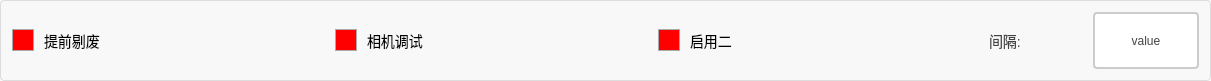
  <widget class="QGroupBox" name="groupBox_9">
   <property name="geometry">
    <rect>
     <x>30</x>
     <y>80</y>
     <width>1211</width>
     <height>81</height>
    </rect>
   </property>
   <property name="styleSheet">
    <string notr="true">QGroupBox {
    border: 1px solid #DDD;
    border-radius: 4px;
    font: bold 14px;
    color: #666;
    background-color: #F8F8F8;
}

QGroupBox::title {
    subcontrol-origin: margin;
    subcontrol-position: top left;
    left: 10px;
    padding: 0 5px;
}</string>
   </property>
   <property name="title">
    <string/>
   </property>
   <layout class="QHBoxLayout" name="horizontalLayout_6">
    <item>
     <layout class="QHBoxLayout" name="horizontalLayout_4" stretch="3,3,3,1,1">
      <item>
       <widget class="QCheckBox" name="ckb_tiqiantifei">
        <property name="styleSheet">
         <string notr="true">QCheckBox {
    /* 默认样式 */
    spacing: 10px; /* 文字和框框之间的间距 */
    font-size: 14px; /* 字体大小 */
}

QCheckBox::indicator {
    /* 按钮的大小 */
    width: 20px;
    height: 20px;
}

QCheckBox::indicator:unchecked {
    /* 未选中状态的样式 */
    background-color:rgb(255, 0, 0); /* 背景颜色 */
    border: 1px solid darkgray; /* 边框颜色 */
}

QCheckBox::indicator:unchecked:hover {
    /* 未选中状态鼠标悬停时的样式 */
    background-color: gray; /* 背景颜色 */
}

QCheckBox::indicator:checked {
    /* 选中状态的样式 */
    background-color: rgb(0, 255, 0); /* 背景颜色 */
    border: 1px solid darkred; /* 边框颜色 */
}

QCheckBox::indicator:checked:hover {
    /* 选中状态鼠标悬停时的样式 */
    background-color: darkred; /* 背景颜色 */
}</string>
        </property>
        <property name="text">
         <string>提前剔废</string>
        </property>
       </widget>
      </item>
      <item>
       <widget class="QCheckBox" name="ckb_xiangjitiaoshi">
        <property name="styleSheet">
         <string notr="true">QCheckBox {
    /* 默认样式 */
    spacing: 10px; /* 文字和框框之间的间距 */
    font-size: 14px; /* 字体大小 */
}

QCheckBox::indicator {
    /* 按钮的大小 */
    width: 20px;
    height: 20px;
}

QCheckBox::indicator:unchecked {
    /* 未选中状态的样式 */
    background-color:rgb(255, 0, 0); /* 背景颜色 */
    border: 1px solid darkgray; /* 边框颜色 */
}

QCheckBox::indicator:unchecked:hover {
    /* 未选中状态鼠标悬停时的样式 */
    background-color: gray; /* 背景颜色 */
}

QCheckBox::indicator:checked {
    /* 选中状态的样式 */
    background-color: rgb(0, 255, 0); /* 背景颜色 */
    border: 1px solid darkred; /* 边框颜色 */
}

QCheckBox::indicator:checked:hover {
    /* 选中状态鼠标悬停时的样式 */
    background-color: darkred; /* 背景颜色 */
}</string>
        </property>
        <property name="text">
         <string>相机调试</string>
        </property>
       </widget>
      </item>
      <item>
       <widget class="QCheckBox" name="ckb_qiyonger">
        <property name="styleSheet">
         <string notr="true">QCheckBox {
    /* 默认样式 */
    spacing: 10px; /* 文字和框框之间的间距 */
    font-size: 14px; /* 字体大小 */
}

QCheckBox::indicator {
    /* 按钮的大小 */
    width: 20px;
    height: 20px;
}

QCheckBox::indicator:unchecked {
    /* 未选中状态的样式 */
    background-color:rgb(255, 0, 0); /* 背景颜色 */
    border: 1px solid darkgray; /* 边框颜色 */
}

QCheckBox::indicator:unchecked:hover {
    /* 未选中状态鼠标悬停时的样式 */
    background-color: gray; /* 背景颜色 */
}

QCheckBox::indicator:checked {
    /* 选中状态的样式 */
    background-color: rgb(0, 255, 0); /* 背景颜色 */
    border: 1px solid darkred; /* 边框颜色 */
}

QCheckBox::indicator:checked:hover {
    /* 选中状态鼠标悬停时的样式 */
    background-color: darkred; /* 背景颜色 */
}</string>
        </property>
        <property name="text">
         <string>启用二</string>
        </property>
       </widget>
      </item>
      <item>
       <widget class="QLabel" name="label_49">
        <property name="styleSheet">
         <string notr="true">/* 基础标签样式 */
QLabel {
    color: #444444;          /* 主文字色 */
    font-size: 14px;         /* 标准字号 */
    background: transparent; /* 透明背景 */
    padding: 2px 4px;        /* 基础内边距 */
}

/* 标题样式 */
QLabel.title {
    font-size: 16px;
    font-weight: 600;
    color: #333333;
    border-bottom: 1px solid #DDDDDD; /* 下划线装饰 */
    padding-bottom: 4px;
}

/* 副标题/次要文本 */
QLabel.subtitle {
    color: #666666;
    font-size: 13px;
    font-style: italic;
}

/* 强调文本 */
QLabel.emphasis {
    color: #333333;
    font-weight: 500;
    background-color: #F5F5F5;
    border-radius: 3px;
    padding: 4px 8px;
}

/* 状态标签（成功/警告/错误） */
QLabel[state=&quot;success&quot;] {
    color: #228B22;          /* 森林绿 */
    border-left: 3px solid #228B22;
    padding-left: 8px;
}

QLabel[state=&quot;warning&quot;] {
    color: #FF8C00;          /* 暗橙 */
    border-left: 3px solid #FF8C00;
    padding-left: 8px;
}

QLabel[state=&quot;error&quot;] {
    color: #B22222;          /* 砖红 */
    border-left: 3px solid #B22222;
    padding-left: 8px;
}

/* 数据展示标签 */
QLabel.data {
    color: #2F4F4F;          /* 深石板灰 */
    font-family: monospace;
    border: 1px solid #E0E0E0;
    background-color: #FFFFFF;
    padding: 6px 12px;
    border-radius: 4px;
}

/* 禁用状态 */
QLabel:disabled {
    color: #AAAAAA;
    background-color: transparent;
}

/* 链接样式（伪链接效果） */
QLabel.link {
    color: #4682B4;          /* 钢蓝 */
    text-decoration: underline;
    border-bottom: 1px dotted #4682B4;
}

/* 图标标签 */
QLabel.icon {
    qproperty-alignment: AlignCenter;
    border: 1px solid #E0E0E0;
    border-radius: 4px;
    background-color: #FFFFFF;
    padding: 12px;
}</string>
        </property>
        <property name="text">
         <string>间隔:</string>
        </property>
       </widget>
      </item>
      <item>
       <widget class="QPushButton" name="btn_jiange">
        <property name="sizePolicy">
         <sizepolicy hsizetype="Minimum" vsizetype="Minimum">
          <horstretch>0</horstretch>
          <verstretch>0</verstretch>
         </sizepolicy>
        </property>
        <property name="styleSheet">
         <string notr="true">QPushButton {
    padding: 6px 14px;
    border: 2px solid #CCC;
    border-radius: 4px;
    background-color: white;
    color: #444;
}

QPushButton:hover {
    border-color: #999;
    background-color: #F5F5F5;
}

QPushButton:pressed {
    border-color: #777;
    background-color: #EEE;
}</string>
        </property>
        <property name="text">
         <string>value</string>
        </property>
       </widget>
      </item>
     </layout>
    </item>
   </layout>
  </widget>
